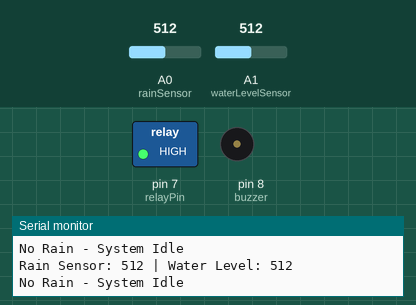
A sketch run on a simulated Arduino Uno, built with avr-gcc and run on an emulated ATmega328P. Shown: switched loads named in the sketch (green lamp = pin HIGH), buzzer (waves = sounding, pin HIGH), the last lines printed to the serial monitor. Inputs (shaded band) come from the test bench; at power-on: A0 (rainSensor) = 512, A1 (waterLevelSensor) = 512.

Above: at 1.8 s.
1.9 s: A0 (rainSensor) set to 481
At 3.2 s:
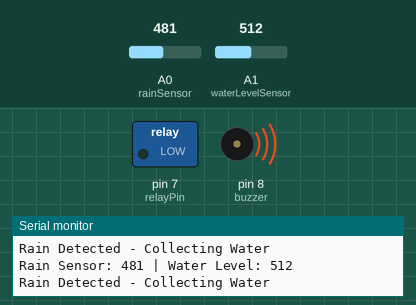
3.5 s: A1 (waterLevelSensor) set to 691
5.2 s: A1 (waterLevelSensor) set to 716
At 7.2 s:
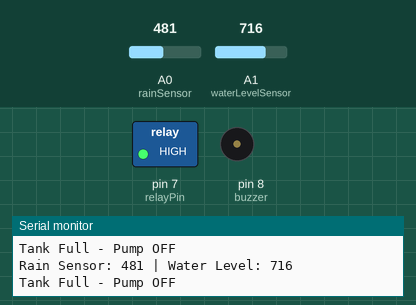
8.6 s: A1 (waterLevelSensor) set to 690
At 9.8 s:
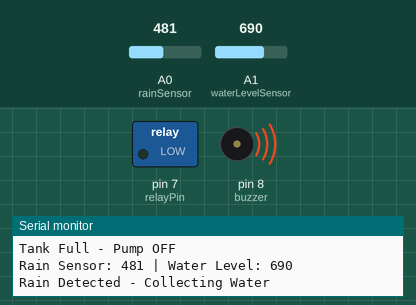
10.5 s: A1 (waterLevelSensor) set to 710
At 11.6 s:
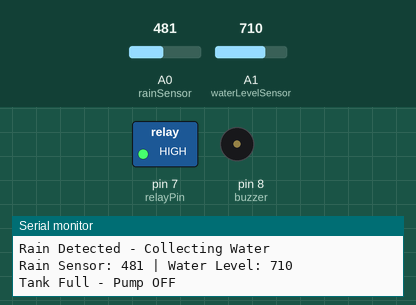
Timing chart, 0 to 13.5 s (numbered marks = the images above; inputs shaded):
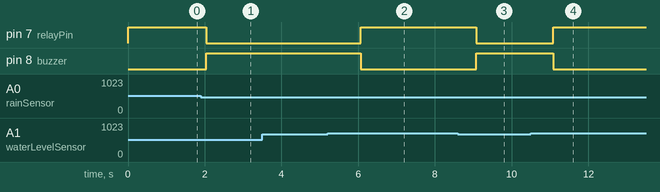

The sketch:

automatic_water_harvesting.ino
```cpp
#define rainSensor A0
#define waterLevelSensor A1
#define relayPin 7
#define buzzer 8

int rainValue = 0;
int waterLevel = 0;

void setup() {
  pinMode(relayPin, OUTPUT);
  pinMode(buzzer, OUTPUT);

  digitalWrite(relayPin, HIGH);  // Pump OFF (Relay Active LOW)
  digitalWrite(buzzer, LOW);

  Serial.begin(9600);
  Serial.println("Automatic Water Harvesting System Started");
}

void loop() {
  rainValue = analogRead(rainSensor);
  waterLevel = analogRead(waterLevelSensor);

  Serial.print("Rain Sensor: ");
  Serial.print(rainValue);
  Serial.print(" | Water Level: ");
  Serial.println(waterLevel);

  // Rain detected
  if (rainValue < 500) {
    // Tank not full
    if (waterLevel < 700) {
      digitalWrite(relayPin, LOW);   // Pump ON
      digitalWrite(buzzer, HIGH);
      Serial.println("Rain Detected - Collecting Water");
    }
    // Tank full
    else {
      digitalWrite(relayPin, HIGH);  // Pump OFF
      digitalWrite(buzzer, LOW);
      Serial.println("Tank Full - Pump OFF");
    }
  }
  // No rain
  else {
    digitalWrite(relayPin, HIGH);    // Pump OFF
    digitalWrite(buzzer, LOW);
    Serial.println("No Rain - System Idle");
  }

  delay(1000);
}
```

Measured:
- the behaviour switches between 500 and 499 on A0 (rainSensor) (found by bisection; images 0 and 1)
- the behaviour switches between 699 and 700 on A1 (waterLevelSensor) (found by bisection; images 1 and 2)
- after the input at 1.9 s, pin 7 (relayPin): HIGH → LOW after 0.14 s; pin 8 (buzzer): LOW → HIGH after 0.14 s
- after the input at 5.2 s, pin 7 (relayPin): LOW → HIGH after 0.87 s; pin 8 (buzzer): HIGH → LOW after 0.87 s
- after the input at 8.6 s, pin 7 (relayPin): HIGH → LOW after 0.47 s; pin 8 (buzzer): LOW → HIGH after 0.47 s
- after the input at 10.5 s, pin 7 (relayPin): LOW → HIGH after 0.58 s; pin 8 (buzzer): HIGH → LOW after 0.58 s
